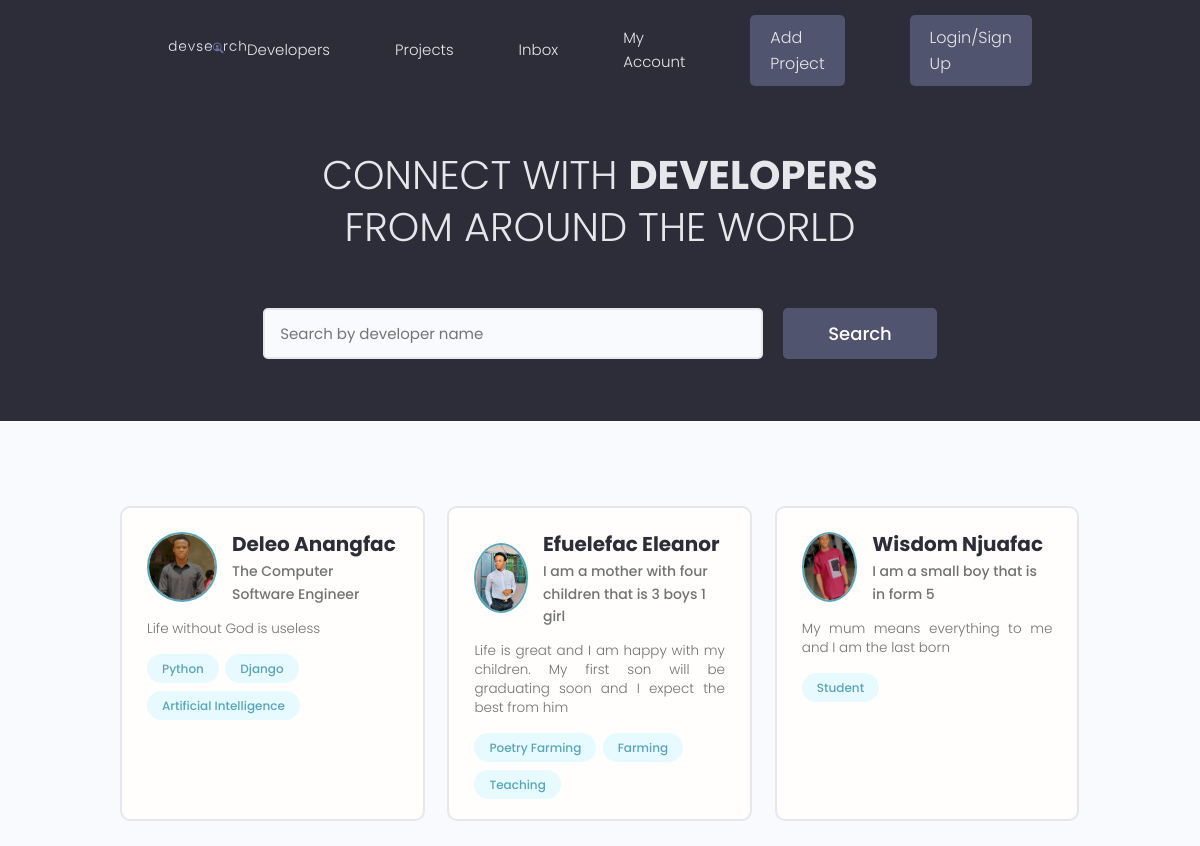
The page / on the database its author committed.
### users/models.py (models this page shows, shortened)
class Profile(models.Model):
    user = models.OneToOneField(User, on_delete=models.CASCADE, null=True, blank=True)
    name = models.CharField(max_length=200, null=True, blank=True)
    email = models.EmailField(max_length=500, null=True, blank=True)
    username = models.CharField(max_length=200, null=True, blank=True)
    location = models.CharField(max_length=200, null=True, blank=True)
    short_intro = models.CharField(max_length=200, null=True, blank=True)
    bio = models.TextField(blank=True, null=True,)
    profile_image = models.ImageField(null=True, blank=True, upload_to="profiles/", default="profiles/user-default.png")
    social_github = models.URLField(validators=[URLValidator(regex='https://github.com')], max_length=200, null=True, blank=True)
    social_linkedin = models.URLField(validators=[URLValidator(regex='https://www.linkedin.com')], max_length=200, null=True, blank=True)
    social_website = models.URLField(validators=[URLValidator(regex='https://')], max_length=200, null=True, blank=True)
    social_twitter = models.URLField(validators=[URLValidator(regex='https://twitter.com')], max_length=200, null=True, blank=True)
    social_youtube = models.URLField(validators=[URLValidator(regex='https://www.youtube.com')], max_length=200, null=True, blank=True)
    social_stackoverflow = models.URLField(validators=[URLValidator(regex='https://stackoverflow.com')], max_length=200, null=True, blank=True)
    created = models.DateTimeField(auto_now_add=True)
    id = models.UUIDField(
        default=uuid.uuid4, unique=True, primary_key=True, db_index=True, editable=False
    )

class Skill(models.Model):
    owner = models.ForeignKey(Profile, on_delete=models.CASCADE, null=True, blank=True)
    name = models.CharField(max_length=200, null=True, blank=True)
    description = models.TextField(blank=True, null=True)
    created = models.DateTimeField(auto_now_add=True)
    id = models.UUIDField(
        default=uuid.uuid4, unique=True, primary_key=True, db_index=True, editable=False
    )

### users/views.py (the view)
# urls.py: path('', views.profiles, name='profiles'),
def profiles(request):
    profiles = Profile.objects.all()
    context = {'profiles': profiles}
    return render(request, 'users/profiles.html', context)

### users/templates/users/profiles.html (shortened to what this page needs)
{% extends 'main.html' %}
{% block content %}
<main class="home">
    <section class="hero-section text-center">
        <div class="container container--narrow">
            <div class="hero-section__box">
                <h2>CONNECT WITH <span>DEVELOPERS</span></h2>
                <h2>FROM AROUND THE WORLD</h2>
            </div>
            <div class="hero-section__search">
                <form class="form" action="#" method="get">
                <div class="form__field">
                    <input class="input input--text" id="formInput#search" type="text" name="text"
                    placeholder="Search by developer name" />
                </div>
                <input class="btn btn--sub btn--lg" type="submit" value="Search" />
                </form>
            </div>
        </div>
    </section>
    <section class="devlist">
        <div class="container">
        <div class="grid grid--three">
            {% for profile in profiles %}
            <div class="column card">
            <div class="dev">
                <a href="{% url 'userprofile' profile.id %}" class="card__body">
                <div class="dev__profile">
                    <img class="avatar avatar--md" src="{{ profile.profile_image.url }}" alt="image" />
                    <div class="dev__meta">
                    <h3>{{ profile.name }}</h3>
                    <h5>{{ profile.short_intro|slice:"60"}}</h5>
                    </div>
                </div>
                <p class="dev__info">
                    {{ profile.bio|slice:"150" }}
                </p>
                <div class="dev__skills">
                {% for skill in profile.skill_set.all %}
                    <span class="tag tag--pill tag--main">
                        <small>{{ skill.name }} </small>
                    </span>
                {% endfor %}
                </div>
                </a>
            </div>
            </div>
            {% endfor %}
        </div>
        </div>
    </section>
</main>
{% endblock%}

### templates/main.html (shortened to what this page needs)
<!DOCTYPE html>
{% load static %}
<html>
  <head>
    <link
      rel="stylesheet"
      href="https://cdnjs.cloudflare.com/ajax/libs/font-awesome/6.4.0/css/all.min.css"
    />
    <link rel="stylesheet" href="{% static 'uikit/styles/uikit.css' %}" />
    <link rel="stylesheet" href="{% static 'styles/app.css' %}" />
  </head>
  <body>
    {% include 'navbar.html' %} {% block content %} {% endblock content %}
  </body>
</html>

### templates/navbar.html (shortened to what this page needs)
{% load static %}
<header class="header">
    <div class="container container--narrow">
        <a href="{% url 'profiles' %}" class="header__logo">
        <img src="{% static 'images/logo.svg' %}" alt="DevSearch Logo" />
        </a>
        <nav class="header__nav">
        <ul class="header__menu">
            <li class="header__menuItem"><a href="{% url 'profiles' %}">Developers</a></li>
            <li class="header__menuItem"><a href="{% url 'projects' %}">Projects</a></li>
            <li class="header__menuItem"><a href="{% url 'projects' %}">Inbox</a></li>
            <li class="header__menuItem"><a href="{% url 'projects' %}">My Account</a></li>
            <li class="header__menuItem"><a href="{% url 'createproject' %}" class="btn btn--sub">Add Project</a></li>
            <li class="header__menuItem"><a href="{% url 'projects' %}" class="btn btn--sub">Login/Sign Up</a></li>
        </ul>
        </nav>
    </div>
</header>

### static/styles/app.css (style rules this page uses)
:root { --color-sub: #2d2d39; }
.btn--sub { background-color: var(--color-sub-light); }
.card { border: 2px solid var(--color-light); }
img { width: 100%; }
.header { position: sticky; z-index: 111; background-color: var(--color-sub); padding: 1.5rem 0; }
.header > .container { display: flex; justify-content: space-between; align-items: center; }
.header__logo > img { height: 3.8rem; }
.header__nav > ul { display: inline-flex; align-items: center; list-style: none; gap: 6.5rem; }
.header__menuItem > a { color: var(--color-light); font-weight: 300; }
.hero-section { height: 40vh; display: flex; align-items: center; background-color: var(--color-sub); }
.hero-section__box { margin-bottom: 4rem; }
.hero-section__box > h2, .hero-section__box > h2 > span { font-size: 4rem; color: var(--color-light); line-height: 1.3; text-transform: uppercase; }
.hero-section__box > h2 { font-weight: 300; }
.hero-section__box > h2 > span { font-weight: 700; }
.hero-section__search > .form { display: flex; align-items: center; justify-content: center; gap: 2rem; }
.hero-section__search > .form input.input--text { width: 50rem; }
.devlist { margin-top: 8rem; }
.devlist .grid { align-items: stretch; }
.devlist .dev .dev__profile { display: flex; align-items: center; gap: 1.5rem; }
.devlist .dev .dev__meta h3 { color: var(--color-sub); font-size: 2rem; font-weight: 700; }
.devlist .dev .dev__meta h5 { color: var(--color-text); font-size: 1.4rem; font-weight: 500; }
.devlist .dev .dev__info { margin: 1.5rem 0; font-size: 1.35rem; line-height: 1.4; text-align: justify; }

### static/uikit/styles/modules/_variables.css (style rules this page uses)
:root { --color-main: #5aa5b9; --color-main-light: #e6faff; --color-sub: #3f4156; --color-sub-light: #51546e; --color-sub-lighter: #ededfd; --color-text: #737373; --color-gray: #8b8b8b; --color-light: #e5e7eb; --color-light-gray: #767676; --color-bg: #f8fafd; --color-white: #fffefd; --color-white-light: #f3f3f3; --color-success: #359e64; --color-success-bg: #def8e8; --color-error: #fc4b0b; --color-error-bg: #fff2ee; --font-base: 'Poppins', arial, helvetica, 'Segoe UI', roboto, ubuntu, sans-serif; --font-monospace: 'Fira Code', 'Courier New', courier, monospace; --font-regular: 300; --font-medium: 500; --font-bold: 700; --generic-shadow: 1px 1px 5px #00000010; --generic-transition: all 0.3s ease-in-out; }

### static/uikit/styles/modules/_base.css (style rules this page uses)
* { margin: 0; padding: 0; box-sizing: border-box; text-rendering: optimizeLegibility; color: inherit; font-size: inherit; }
html { font-size: 50%; }
@media only screen and (min-width: 480px) { html { font-size: 56.25%; } }
@media only screen and (min-width: 1200px) { html { font-size: 62.5%; } }
body { line-height: 1.6; font-weight: 400; font-size: 1.5rem; color: var(--color-text); background-color: var(--color-bg); min-height: 100vh; }

### static/uikit/styles/modules/_typography.css (style rules this page uses)
* { font-family: var(--font-base); }
h2 { font-size: 3.6rem; font-weight: var(--font-bold); }
h3 { font-size: 3.2rem; font-weight: var(--font-medium); }
h5 { font-size: 2.4rem; font-weight: var(--font-medium); }
h5, h6 { font-weight: var(--font-regular); }
p, span, strong { font-size: 1.6rem; color: var(--color-text); font-weight: var(--font-regular); }
a { padding-bottom: 2px; text-decoration: none; display: inline-block; color: var(--color-main); font-weight: var(--font-medium); }

### static/uikit/styles/modules/_utilities.css (style rules this page uses)
.container { width: 92%; max-width: 165rem; margin: 0 auto; box-sizing: border-box; }
.container--narrow { width: 92%; max-width: 120rem; }
@media screen and (min-width: 1000px) { .container { width: 90%; } }
@media screen and (min-width: 1000px) { .container--narrow { width: 85%; } }
@media screen and (min-width: 1200px) { .container { width: 80%; } }
@media screen and (min-width: 1200px) { .container--narrow { width: 72%; } }
.text-center { text-align: center; }

### static/uikit/styles/modules/_avatar.css (style rules this page uses)
.avatar { border-radius: 50%; border: 2px solid var(--color-main); object-fit: cover; }
.avatar--md { height: 7rem; width: 7rem; }

### static/uikit/styles/modules/_button.css (style rules this page uses)
.btn { display: inline-block; position: relative; cursor: pointer; background-color: var(--color-light); font-weight: var(--font-medium); color: var(--color-sub); text-decoration: none; padding: 1rem 2rem; border-radius: 0.5rem; border: none; width: -webkit-fit-content; width: -moz-fit-content; width: fit-content; height: -webkit-fit-content; height: -moz-fit-content; height: fit-content; font-size: 1.6rem; outline-width: 0; outline-color: transparent; -webkit-backface-visibility: hidden; backface-visibility: hidden; transition: all 0.3s ease-in-out; }
.btn--sub { background-color: var(--color-sub); color: var(--color-white); }
.btn--lg { font-size: 1.8rem; padding: 1.2rem 4.5rem; }

### rows shown on the page
Profile: profile_image (placeholder picture), name "Deleo Anangfac", short_intro "The Computer Software Engineer", bio "Life without God is useless"
Skill: name "Python"
Skill: name "Django"
Skill: name "Artificial Intelligence"
Profile: profile_image (picture), name "Efuelefac Eleanor", short_intro "I am a mother with four children that is 3 boys 1 girl", bio "Life is great and I am happy with my children. My first son will be graduating soon and I expect the best from him"
Skill: name "Poetry Farming"
Skill: name "Farming"
Skill: name "Teaching"
Profile: profile_image (picture), name "Wisdom Njuafac", short_intro "I am a small boy that is in form 5", bio "My mum means everything to me and I am the last born"
Skill: name "Student"
